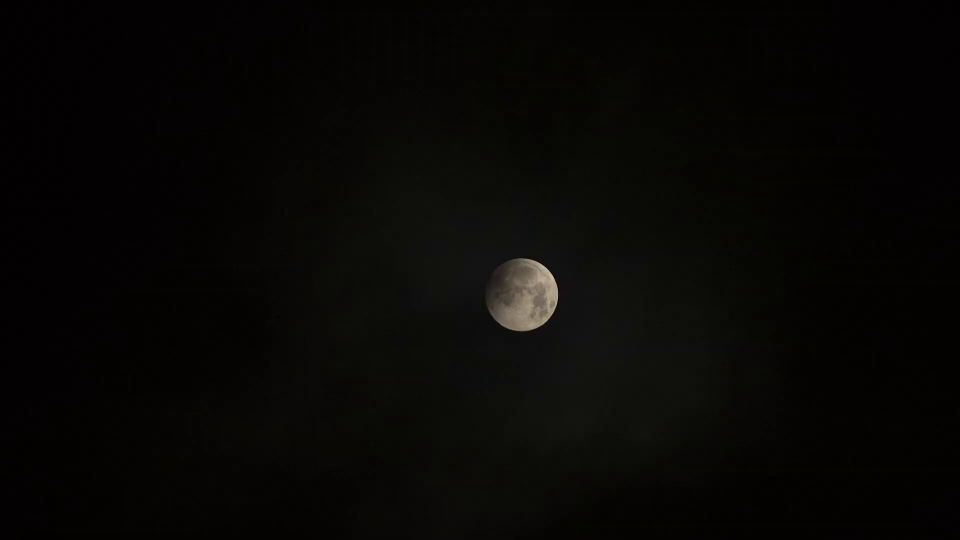
#> input picture frame 30 of moon2.mp4, 1920 x 1080 px (shown at 1/2 size)
$ python test2.py
#> lines starting #> are read from the running program, lines starting #| are printed output that depends on the picture; after the words box and inside, x2 and y2 are one past the last pixel; in counts of white or black regions, pixels touching at a corner belong together
import cv2
import numpy as np
import time


moon_cascade = cv2.CascadeClassifier('cascade.xml')
cap = cv2.VideoCapture("moon2.mp4")
cap.set(3,640)
cap.set(4,480)
cap.set(10,100)
while (True):
    ret, img = cap.read()
#> img is the input picture: shape (1080, 1920, 3); mean B, G, R 5, 6.6, 8.1
    img_gray = cv2.cvtColor(img, cv2.COLOR_BGR2GRAY)
    ret, thresh1 = cv2.threshold(img_gray, 190, 255, cv2.THRESH_BINARY)
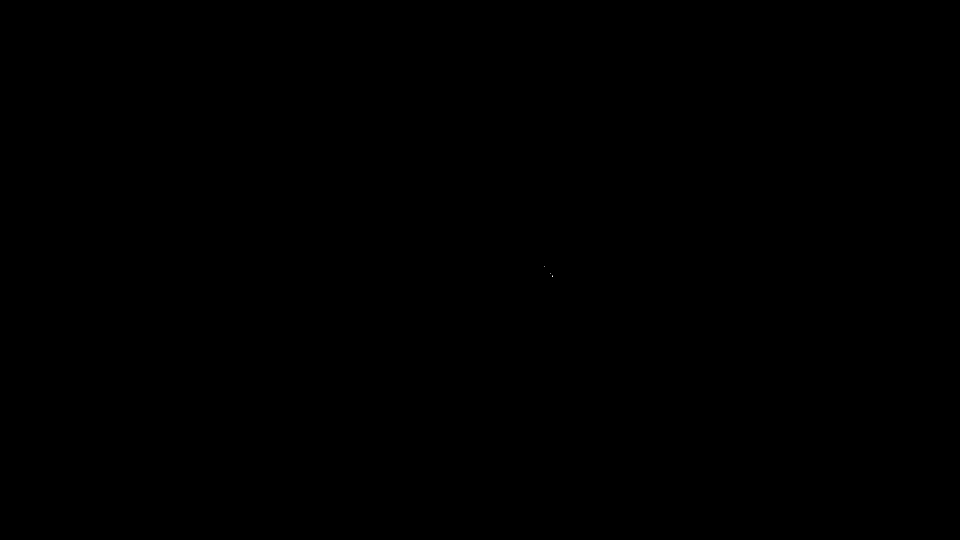
#> thresh1: shape (1080, 1920) (shown at 1/2 size); 0% white in thin lines or dots, all inside (x1, y1, x2, y2) = (1088, 533, 1106, 554)
    moon = moon_cascade.detectMultiScale(img, 1.3, 5)
#> moon = [[890, 445, 312, 312]]
    found = len(moon)
#> found = 1

    if found != 0:
        for (x, y, w, h) in moon:
            cv2.rectangle(img, (x, y), (x + w, y + h), (255, 0, 0), 2)
            roi_gray = img_gray[y:y + h, x:x + w]
            roi_color = img[y:y + h, x:x + w]

            hsv = cv2.cvtColor(img, cv2.COLOR_BGR2HSV)
            lower = np.array([0, 0, 200])
            upper = np.array([179, 255, 255])
            mask = cv2.inRange(hsv, lower, upper)

            M = thresh1.shape[1] // 2
            N = thresh1.shape[0] // 2
            x, y, w, h = 0, 0, M, N
            upleft = mask[y + h:y + h + h, x:x + w]
            downright = mask[y + h:y + h + h, x + w:x + w + w]
            downleft = mask[y:y + h, x:x + w]
            upright = mask[y:y + h, x + w:x + w + w]


            Uleft_pixels = cv2.countNonZero(upleft)
            Uright_pixels = cv2.countNonZero(upright)
            Bleft_pixels = cv2.countNonZero(downleft)
            Bright_pixels = cv2.countNonZero(downright)

            print('Upper Left pixels:', Uleft_pixels)
            print('Bottom Left pixels:', Bleft_pixels)
            print('Upper Right pixels:', Uright_pixels)
            print('Bottom Right pixels:', Bright_pixels)


            time.sleep(2)
#> this loop made 1 pass
#> (lower, upper, M, N) on pass 1: ([0, 0, 200], [179, 255, 255], 960, 540)
#| Upper Left pixels: 860
#| Bottom Left pixels: 491
#| Upper Right pixels: 1011
#| Bottom Right pixels: 1385
#> pass 1, `roi_color = img[y:y + h, x:x + w]`:
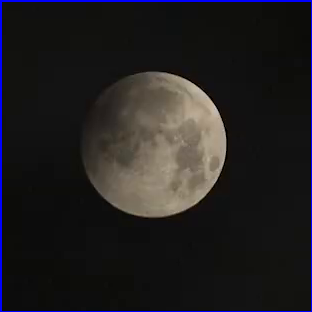
#> roi_color: shape (312, 312, 3); mean B, G, R 32.2, 30.7, 32.6
#> pass 1, `mask = cv2.inRange(hsv, lower, upper)`:
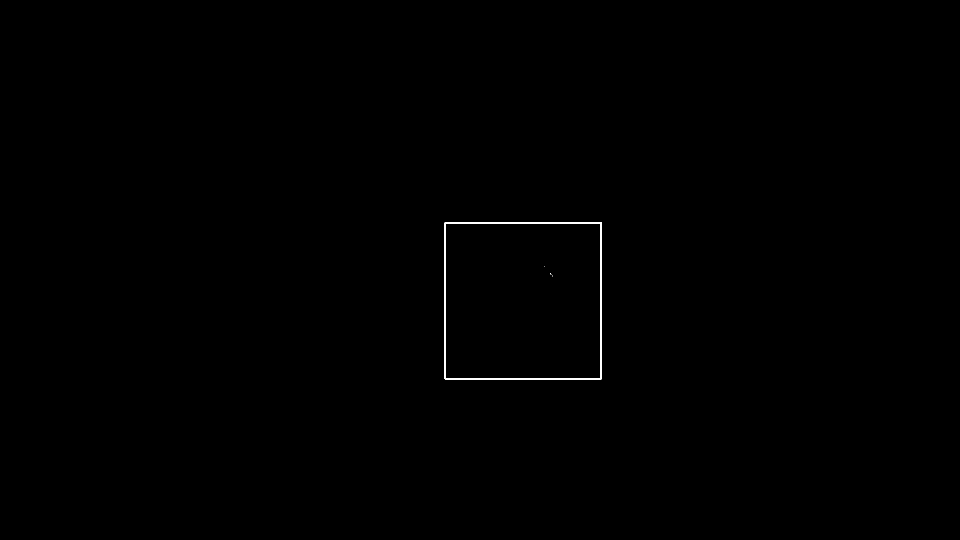
#> mask: shape (1080, 1920) (shown at 1/2 size); 0.18% white; 5 white regions (4 under 20 px), largest, box (x1, y1, x2, y2) and area: (889, 444, 1204, 759) 3740
#> after the loop: downleft: shape (540, 960); 0.09% white; 1 white region, box (x1, y1, x2, y2) and area: (889, 444, 960, 540) 491
#> after the loop:
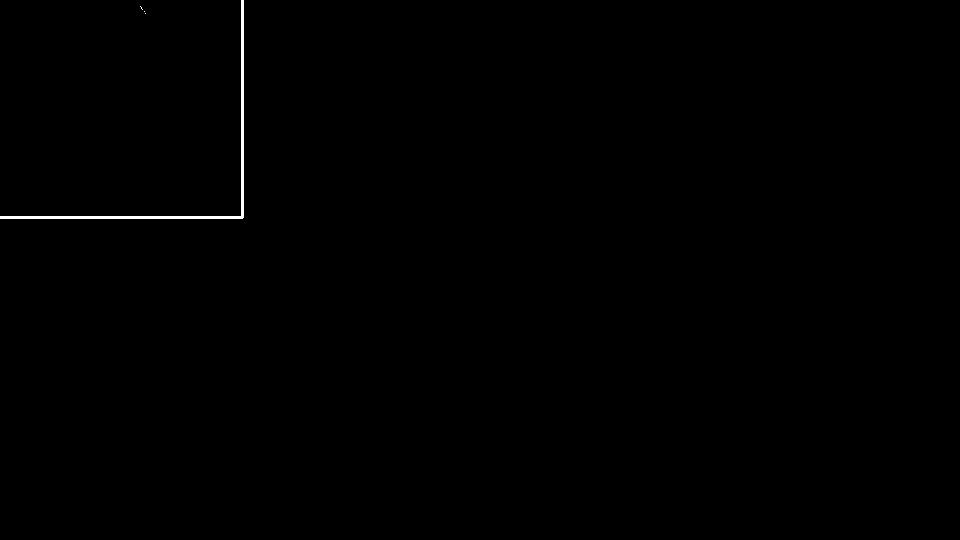
#> downright: shape (540, 960); 0.27% white; 4 white regions (3 under 20 px), largest, box (x1, y1, x2, y2) and area: (0, 0, 244, 219) 1379
#> after the loop:
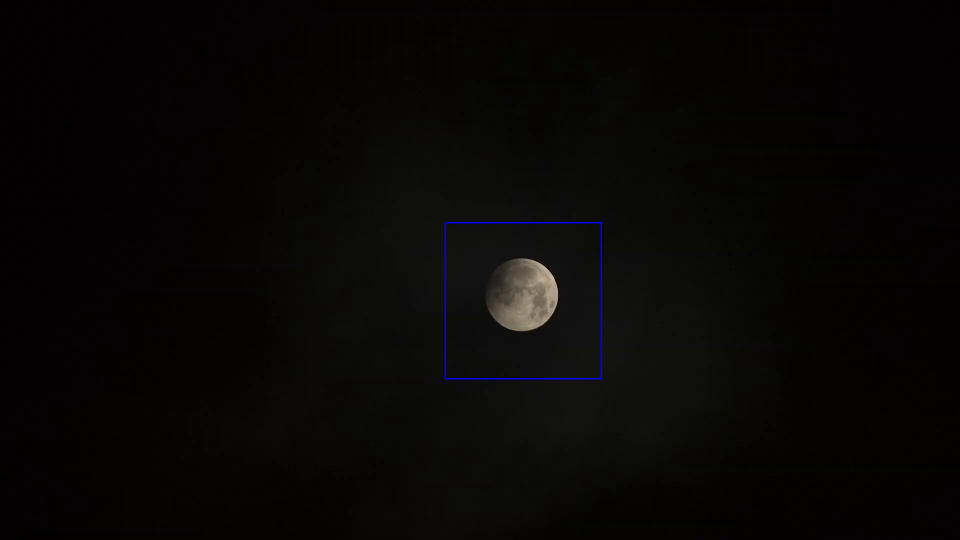
#> img: shape (1080, 1920, 3) (shown at 1/2 size); 0.18% of pixels changed, all inside (x1, y1, x2, y2) = (889, 444, 1204, 759)
#> after the loop:
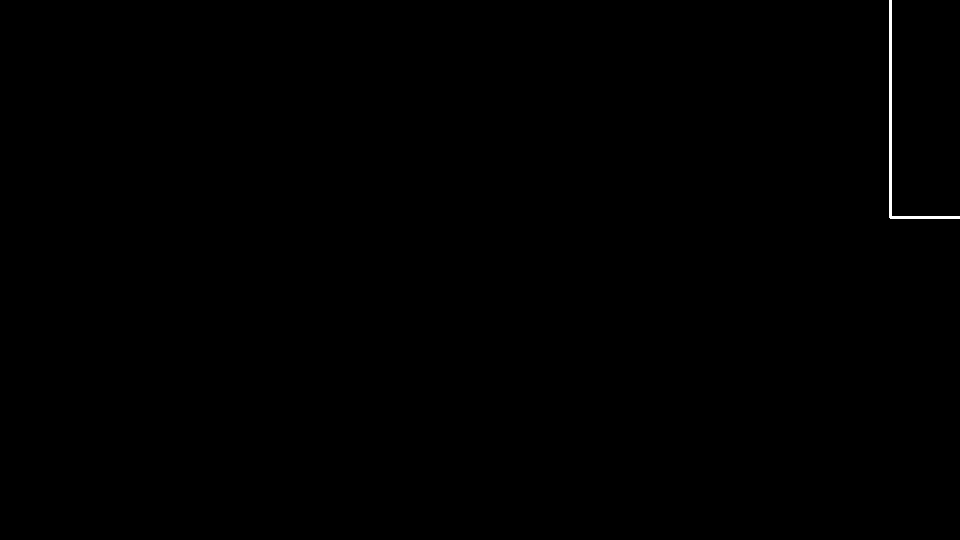
#> upleft: shape (540, 960); 0.17% white; 1 white region, box (x1, y1, x2, y2) and area: (889, 0, 960, 219) 860
#> after the loop:
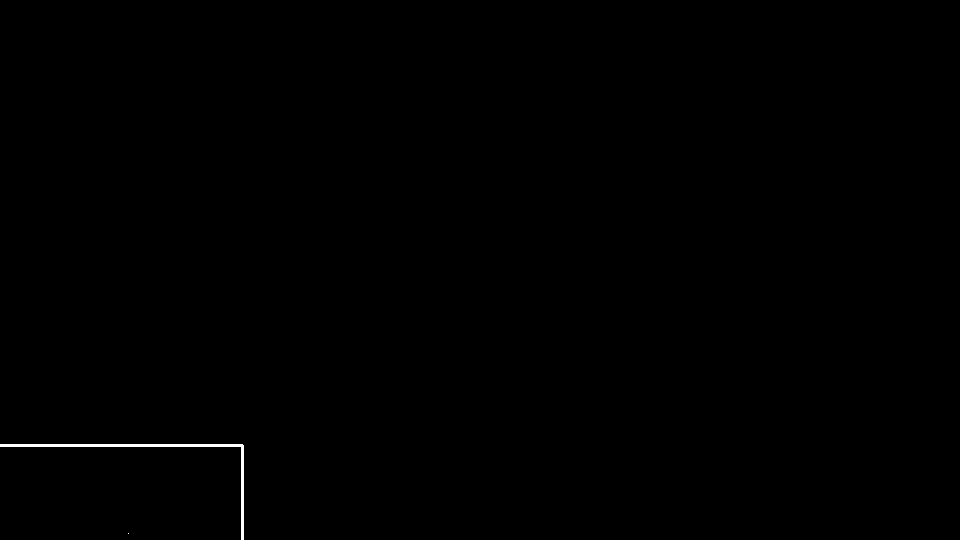
#> upright: shape (540, 960); 0.2% white; 2 white regions (1 under 20 px), largest, box (x1, y1, x2, y2) and area: (0, 444, 244, 540) 1010


    cv2.imshow("Video", img)
    if cv2.waitKey(1) & 0xFF == ord('q'):
#> (key q is pressed here)
        break
